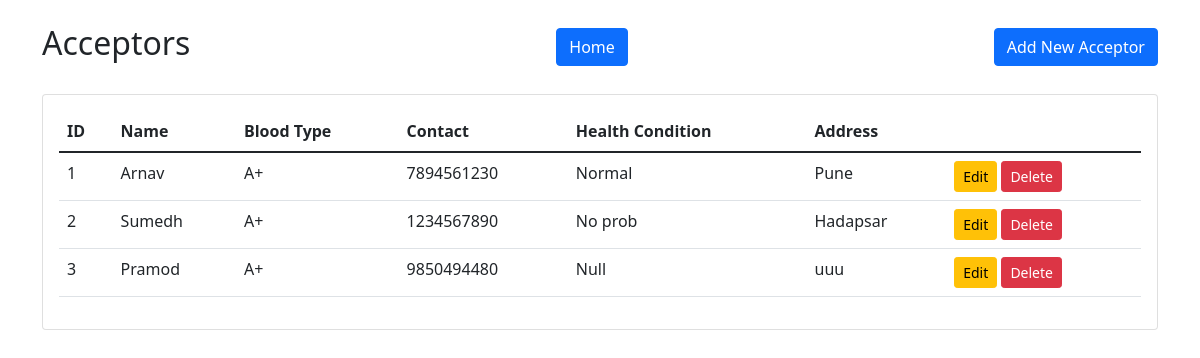
Page /acceptors on the committed database.
### models.py (models this page shows)
class Acceptor(Base):
    __tablename__ = 'acceptors'
    acceptor_id = Column(Integer, primary_key=True, autoincrement=True)
    name = Column(String(100), nullable=False)
    blood_type = Column(String(3), nullable=False)
    contact_number = Column(String(15), nullable=False)
    address = Column(String(255))
    health_condition = Column(Text)
    created_at = Column(DateTime, default=func.now())
    updated_at = Column(DateTime, default=func.now(), onupdate=func.now())
    transactions = relationship("Transaction", back_populates="acceptor")
    __table_args__ = (
        CheckConstraint(
            blood_type.in_([bt.value for bt in BloodType]),
            name='valid_blood_type'
        ),
    )

### app.py (the view)
@app.route('/acceptors')
def acceptors():
    acceptors = system.session.query(Acceptor).all()
    return render_template('acceptors/index.html', acceptors=acceptors)

### templates/acceptors/index.html
{% extends "base.html" %}
{% block content %}
<div class="d-flex justify-content-between align-items-center mb-4">
    <h2>Acceptors</h2>
    <a href="{{ url_for('index') }}" class="btn btn-primary">Home</a>
    <a href="{{ url_for('new_acceptor') }}" class="btn btn-primary">Add New Acceptor</a>
</div>
<div class="card">
    <div class="card-body">
        <table class="table">
            <thead>
                <tr>
                    <th>ID</th>
                    <th>Name</th>
                    <th>Blood Type</th>
                    <th>Contact</th>
                    <th>Health Condition</th>
                    <th>Address</th>
                </tr>
            </thead>
            <tbody>
                {% for acceptor in acceptors %}
                <tr>
                    <td>{{ acceptor.acceptor_id }}</td>
                    <td>{{ acceptor.name }}</td>
                    <td>{{ acceptor.blood_type }}</td>
                    <td>{{ acceptor.contact_number }}</td>
                    <td>{{ acceptor.health_condition }}</td>
                    <td>{{ acceptor.address }}</td>
                    <td>
                        <a href="{{ url_for('edit_acceptor', acceptor_id=acceptor.acceptor_id) }}"
                           class="btn btn-sm btn-warning">Edit</a>
                        <form action="{{ url_for('delete_acceptor', acceptor_id=acceptor.acceptor_id) }}"
                              method="POST"
                              style="display: inline;">
                            <button type="submit"
                                    class="btn btn-sm btn-danger"
                                    onclick="return confirm('Are you sure you want to delete this acceptor?')">
                                Delete
                            </button>
                        </form>
                    </td>
                </tr>
                {% endfor %}
            </tbody>
        </table>
    </div>
</div>
{% endblock %}

### rows in the picture
Acceptor: acceptor_id "1", name "Arnav", blood_type "A+", contact_number "7894561230", health_condition "Normal", address "Pune"
Acceptor: acceptor_id "2", name "Sumedh", blood_type "A+", contact_number "1234567890", health_condition "No prob", address "Hadapsar"
Acceptor: acceptor_id "3", name "Pramod", blood_type "A+", contact_number "9850494480", health_condition "Null", address "uuu"
